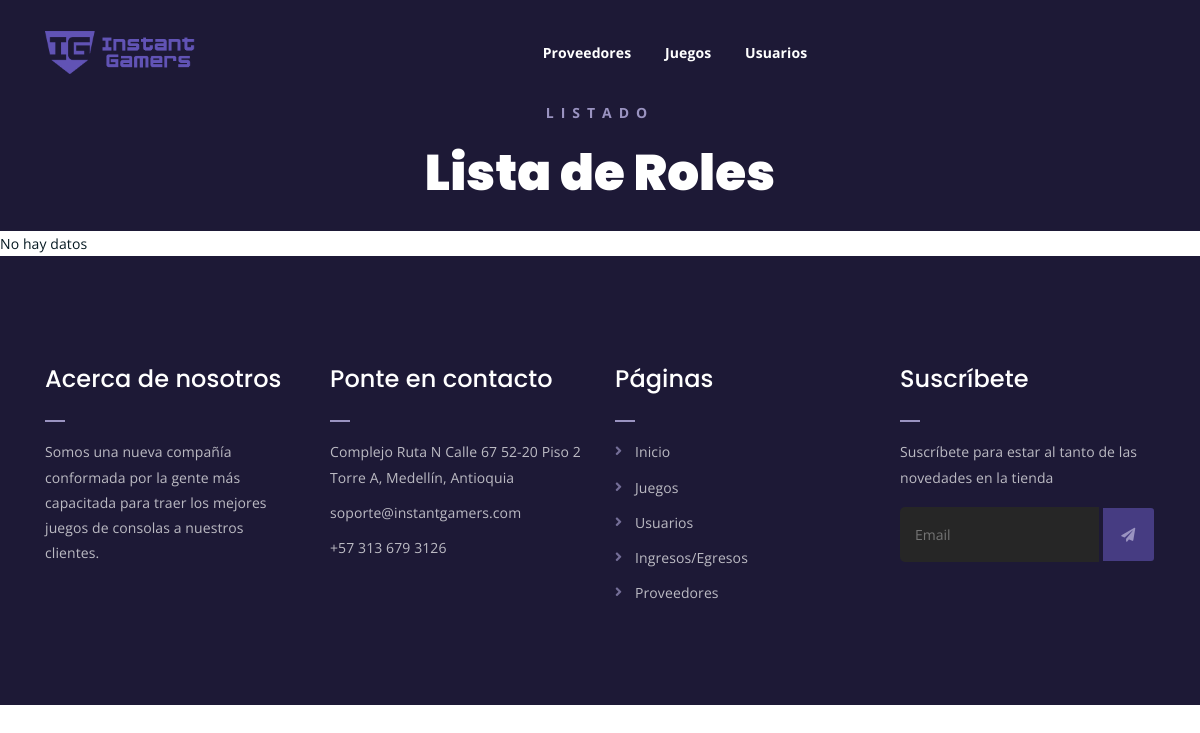
The page /webapp/listarRoles/ on the database as committed earlier.
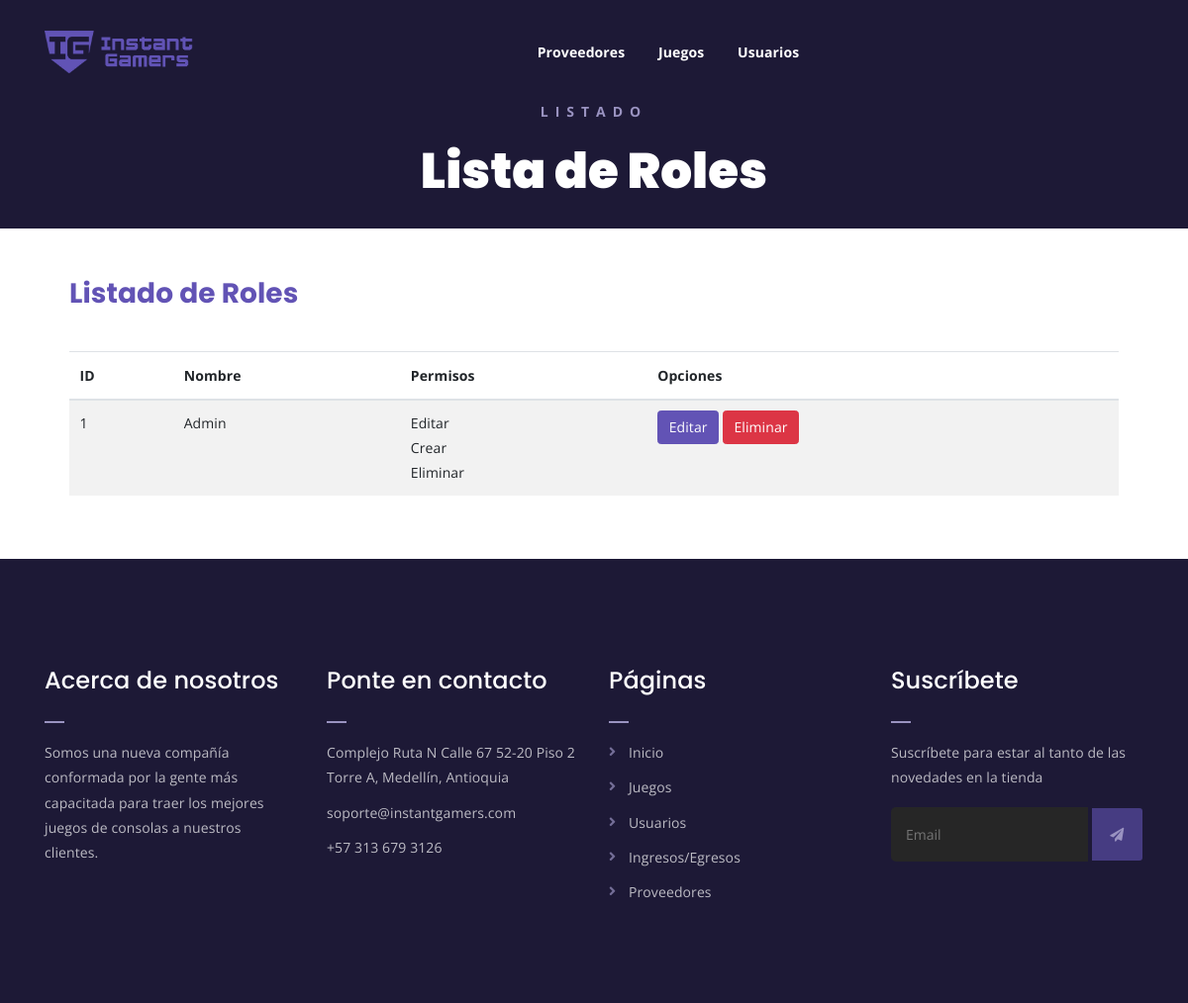
The same page on the database as committed later.
### webapp/models.py (models this page shows, shortened)
class Rol(models.Model):
    nombre = models.CharField(max_length=20)
    permisos = models.ManyToManyField(Permiso)

class Permiso(models.Model):
    nombre = models.CharField(max_length=20)
    def __str__(self) -> str:
        return f"{self.nombre}"

### webapp/views.py (the view)
# urls.py: path('listarRoles/', views.listarRoles, name="listarRoles"),
def listarRoles(request):
    return render(request, 'webapp/rol/listar_roles.html', {'roles': Rol.objects.all()})

### webapp/templates/webapp/rol/listar_roles.html (shortened to what this page needs)
{% extends 'webapp/base-crud.html' %}
{% load static %}
{% block encabezado %}Listado{% endblock encabezado %}
{% block subencabezado %}Lista de Roles{% endblock subencabezado %}
{% block contenedor %}
{% if roles %}
<div class="listar-generos-juegos mt-150 mb-150">
    <div class="contenedor">
        <h3>Listado de Roles</h3>
		<br/>
        <div class="table-responsive">
            <table id="lista" class="table table-striped table-hover">
                <thead>
                    <tr>
                        <th>ID</th>
                        <th>Nombre</th>
                        <th>Permisos</th>
                        <th colspan="2">Opciones</th>
                    </tr>
                </thead>
                <tbody>
                    {% for rol in roles %}
                    <tr>
                        <td> {{rol.id}} </td>
                        <td> {{rol.nombre}} </td>
                        <td>
                            {% for permiso in rol.permisos.all %}
                            {{permiso}}
                            <br>
                            {% endfor %}
                        </td>
                        <td>
                            <a href="" class="btn btn-info">Editar</a>
                            <a href="../eliminarJuego/{{juego.id}}" class="btn btn-danger">Eliminar</a>
                        </td>
                    </tr>
                    {% endfor %}
                </tbody>
            </table>
        </div>
    </div>
</div>
{% else %}
No hay datos
{% endif %}
{% endblock contenedor %}

Rows that differ between the two databases and show on the page:
added Rol: id "1", nombre "Admin"
added Permiso: nombre "Editar"
added Permiso: nombre "Crear"
added Permiso: nombre "Eliminar"
Other text that changed with them:
text no longer shown: "No hay datos"
text now shown: "Listado de Roles ID Nombre Permisos Opciones"
